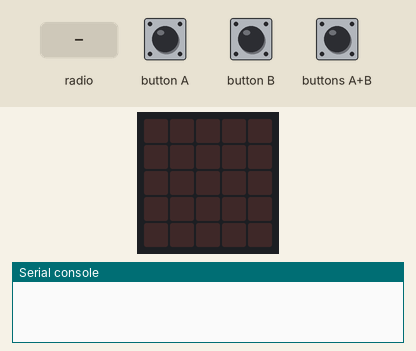
Recording of a program running on a simulated BBC micro:bit (MakeCode). Parts: the board's 5×5 LED display, the last lines printed to the serial console. The inputs (shaded band) are chosen by the test bench. No radio messages arrive unless stated (any console line starting 'radio sent:' is added by the test bench).

Above: at 1.2 s.
1.3 s: button A pressed for 0.15 s
At 2.5 s:
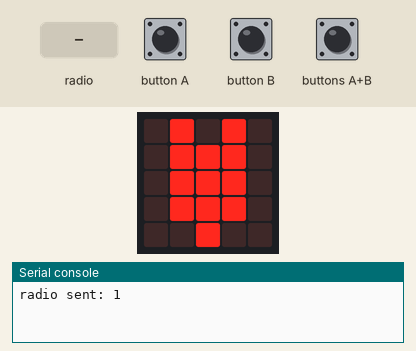
2.9 s: button B pressed for 0.15 s
At 3.8 s:
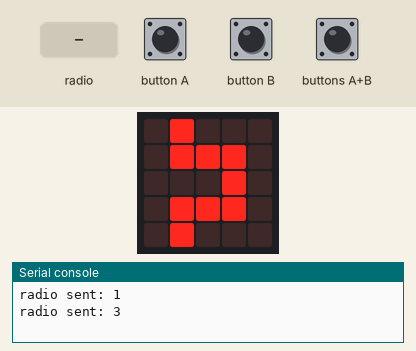
4.5 s: buttons A+B pressed for 0.15 s
At 5.0 s:
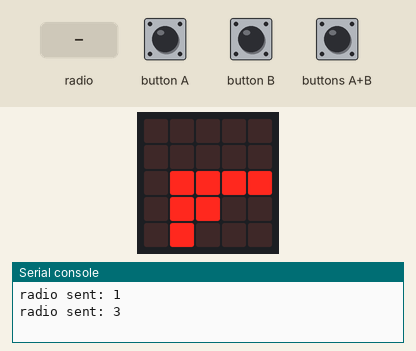
6.1 s: radio message "2" arrives
At 6.7 s:
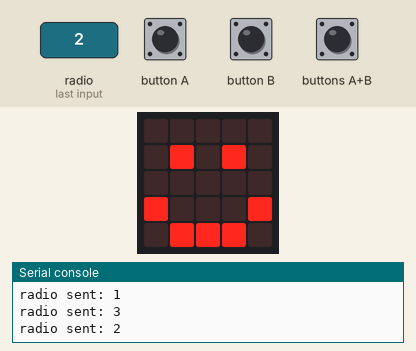
7.6 s: radio message "3" arrives
At 8.8 s:
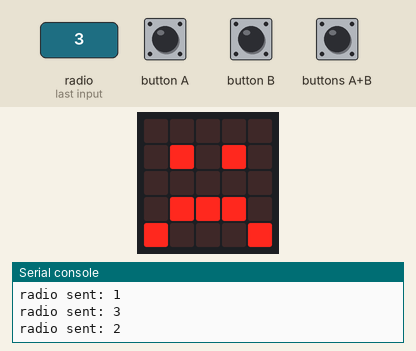
9.1 s: radio message "1" arrives
At 10.2 s:
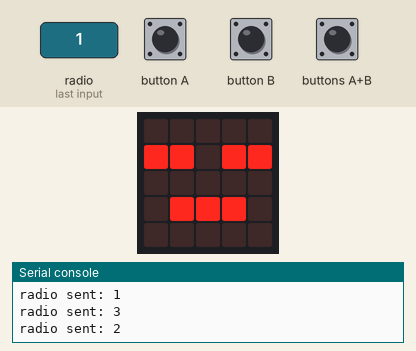
Timing chart, 0 to 11.6 s (numbered marks = the images above; inputs shaded):
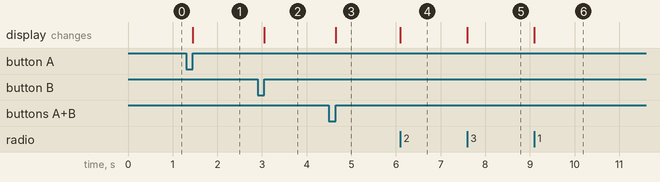

The program:

main.ts
```typescript
radio.onReceivedNumber(function (receivedNumber) {
    if (receivedNumber == 2) {
        basic.clearScreen()
        basic.showIcon(IconNames.Happy)
    }
    if (receivedNumber == 3) {
        basic.clearScreen()
        basic.showIcon(IconNames.Sad)
    }
    if (receivedNumber == 1) {
        basic.clearScreen()
        basic.showIcon(IconNames.Asleep)
    }
})
input.onButtonPressed(Button.A, function () {
    basic.clearScreen()
    basic.showLeds(`
        . # . # .
        . # # # .
        . # # # .
        . # # # .
        . . # . .
        `)
    radio.sendNumber(1)
})
input.onButtonPressed(Button.AB, function () {
    basic.clearScreen()
    basic.showLeds(`
        . . . . .
        . . . . .
        . # # # #
        . # # . .
        . # . . .
        `)
    radio.sendNumber(2)
})
input.onButtonPressed(Button.B, function () {
    basic.clearScreen()
    basic.showLeds(`
        . # . . .
        . # # # .
        . . . # .
        . # # # .
        . # . . .
        `)
    radio.sendNumber(3)
})
radio.setGroup(9)
```

test.ts
```typescript
// aquí va el archivo "tests"; esto no se compilará cuando este paquete se utilice como una extensión.
```

Measured:
- after the input at 1.3 s, the display: changes after 0.15 s (image 1)
- after the input at 2.9 s, the display: changes after 0.15 s (image 2)
- after the input at 4.5 s, the display: changes after 0.15 s (image 3)
- after the input at 6.1 s, the display: changes at once (image 4)
- after the input at 7.6 s, the display: changes at once (image 5)
- after the input at 9.1 s, the display: changes at once (image 6)
